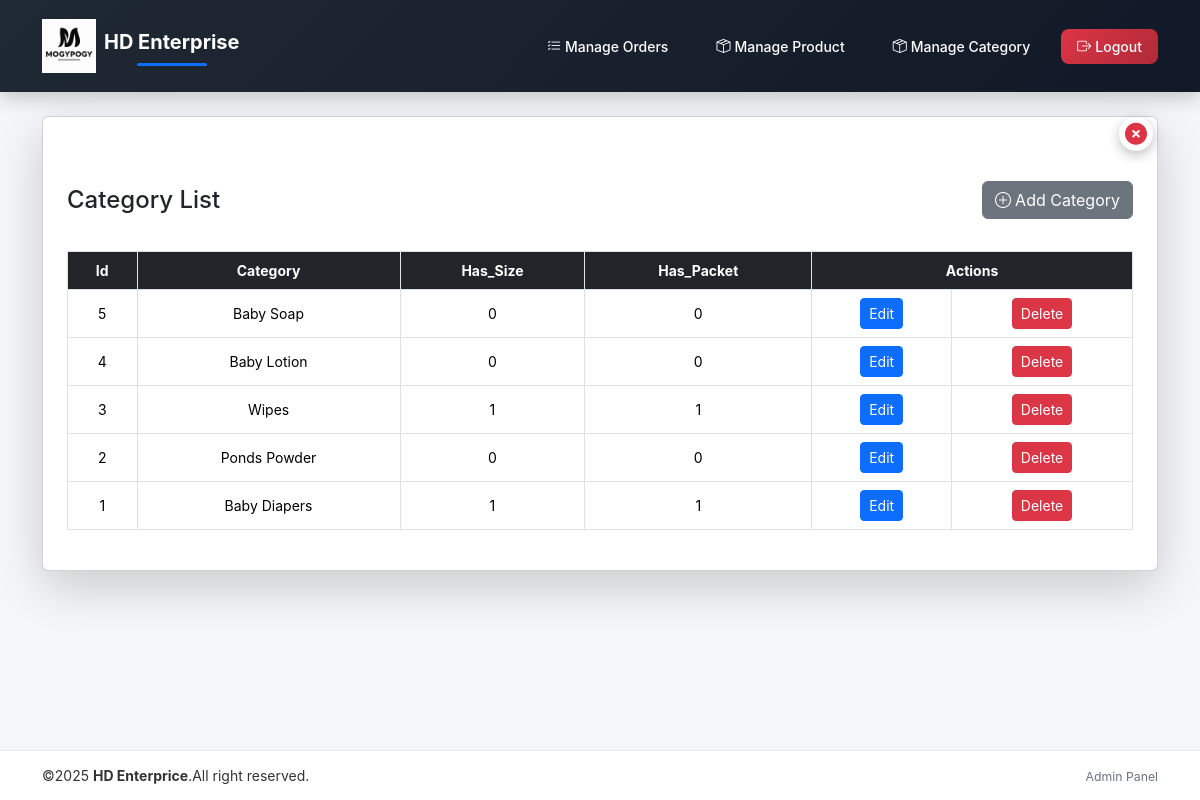
Page /admin/category.php (signed in) on the committed database.
### tables this page shows
CREATE TABLE `categories` (
  `category_id` int(20) NOT NULL,
  `category_name` varchar(50) NOT NULL,
  `has_size` tinyint(1) NOT NULL DEFAULT 0,
  `has_packet` tinyint(1) NOT NULL DEFAULT 0,
  `status` enum('Active','Inactive') NOT NULL DEFAULT 'Active'
);

### admin/category.php (the view, shortened to what this page needs)
<?php
include("header.php");
?>
<!DOCTYPE html>
<html lang="en">
<head>
    <link href="https://cdn.jsdelivr.net/npm/bootstrap@5.3.2/dist/css/bootstrap.min.css" rel="stylesheet">
    <link rel="stylesheet" href="https://cdn.jsdelivr.net/npm/bootstrap-icons@1.11.3/font/bootstrap-icons.css">
    <link rel="stylesheet" href="../assets/css/adminStyle.css">
    <link rel="stylesheet" href="https://cdnjs.cloudflare.com/ajax/libs/font-awesome/6.5.1/css/all.min.css">
</head>
<body>
    <div class="container mt-4">
        <div class="card p-4 shadow-lg gap-3 position-relative">
            <i class="fa-solid fa-circle-xmark close-page" style="cursor:pointer;" onclick="back()"></i>
            <div class="d-flex justify-content-between align-items-center mb-3 mt-4">
                <h4 class="table-title mb-0">Category List</h4>
                <a href="addCategory.php" class="btn btn-secondary d-flex align-items-center gap-1">
                    <i class="bi bi-plus-circle"></i>
                    Add Category
                </a>
            </div>
            <div class="custom-table d-none d-lg-block">
                <table class="table table-bordered text-center">
                    <thead>
                        <tr>
                            <th>Id</th>
                            <th>Category</th>
                            <th>Has_Size</th>
                            <th>Has_Packet</th>
                            <th colspan="4">Actions</th>
                        </tr>
                    </thead>
                    <tbody>
                        <?php
                        $sql = mysqli_query($con, "SELECT * FROM categories ORDER BY category_id DESC") or die("Error:" . mysqli_error($con));
                        if (mysqli_num_rows($sql) > 0) {
                            while ($row = mysqli_fetch_assoc($sql)) { ?>
                                <tr>
                                    <td><?php echo $row['category_id']; ?></td>
                                    <td><?php echo $row['category_name']; ?></td>
                                    <td><?php echo $row['has_size']; ?></td>
                                    <td><?php echo $row['has_packet']; ?></td>
                                    <td><a href="editCategory.php?edit=<?php echo $row['category_id']; ?>"
                                            class="btn btn-primary btn-sm">Edit</a></td>
                                    <td><a href="?delete=<?php echo $row['category_id']; ?>" class="btn btn-danger btn-sm"
                                            onclick="return confirm('Are you confirm to delete this category?');">Delete</a>
                                    </td>
                                </tr>
                            <?php }
                        } else { ?>
                            <tr>
                                <td colspan="4" class="text-center text-muted py-4">No Records Found..</td>
                            </tr>
                        <?php }
                        ?>
                    </tbody>
                </table>
            </div>
        </div>
    </div>
</body>
</html>
<?php
include("footer.php");
?>

### assets/css/adminStyle.css (style rules this page uses)
body { margin: 0; background-color: #f4f6f9; font-family: 'Inter', 'Segoe UI', system-ui, -apple-system, sans-serif; color: #333; }
.custom-table table th { background: #212529; color: #fff; font-size: 14px; }
.custom-table table td { font-size: 14px; vertical-align: middle; }
.close-page { position: absolute; top: 0px; right: 4px; font-size: 22px; color: #dc3545; cursor: pointer; background: #ffffff; border-radius: 50%; padding: 6px; box-shadow: 0 4px 12px rgba(0, 0, 0, 0.25); transition: all 0.25s ease; }

### admin/footer.php (style rules this page uses)
html,body { height: 100%; }
body { display: flex; flex-direction: column; }

### rows in the picture
categories: category_id "5", category_name "Baby Soap", has_size "0", has_packet "0"
categories: category_id "4", category_name "Baby Lotion", has_size "0", has_packet "0"
categories: category_id "3", category_name "Wipes", has_size "1", has_packet "1"
categories: category_id "2", category_name "Ponds Powder", has_size "0", has_packet "0"
categories: category_id "1", category_name "Baby Diapers", has_size "1", has_packet "1"
